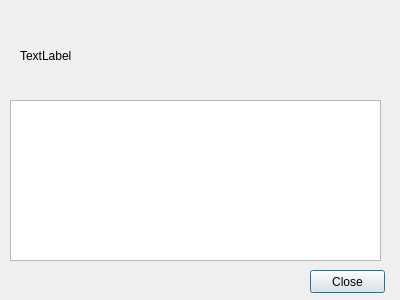
<?xml version="1.0" encoding="UTF-8"?>
<ui version="4.0">
 <class>info</class>
 <widget class="QDialog" name="info">
  <property name="geometry">
   <rect>
    <x>0</x>
    <y>0</y>
    <width>400</width>
    <height>300</height>
   </rect>
  </property>
  <property name="windowTitle">
   <string>Info</string>
  </property>
  <widget class="QPushButton" name="pushButton">
   <property name="geometry">
    <rect>
     <x>310</x>
     <y>270</y>
     <width>75</width>
     <height>23</height>
    </rect>
   </property>
   <property name="text">
    <string>Close</string>
   </property>
  </widget>
  <widget class="QTextBrowser" name="textBrowser">
   <property name="geometry">
    <rect>
     <x>10</x>
     <y>100</y>
     <width>371</width>
     <height>161</height>
    </rect>
   </property>
   <property name="font">
    <font>
     <pointsize>11</pointsize>
    </font>
   </property>
   <property name="html">
    <string>&lt;!DOCTYPE HTML PUBLIC &quot;-//W3C//DTD HTML 4.0//EN&quot; &quot;http://www.w3.org/TR/REC-html40/strict.dtd&quot;&gt;
&lt;html&gt;&lt;head&gt;&lt;meta name=&quot;qrichtext&quot; content=&quot;1&quot; /&gt;&lt;style type=&quot;text/css&quot;&gt;
p, li { white-space: pre-wrap; }
&lt;/style&gt;&lt;/head&gt;&lt;body style=&quot; font-family:'MS Shell Dlg 2'; font-size:11pt; font-weight:400; font-style:normal;&quot;&gt;
&lt;p style=&quot;-qt-paragraph-type:empty; margin-top:0px; margin-bottom:0px; margin-left:0px; margin-right:0px; -qt-block-indent:0; text-indent:0px; font-size:8.25pt;&quot;&gt;&lt;br /&gt;&lt;/p&gt;&lt;/body&gt;&lt;/html&gt;</string>
   </property>
  </widget>
  <widget class="QLabel" name="labelimg">
   <property name="geometry">
    <rect>
     <x>20</x>
     <y>10</y>
     <width>271</width>
     <height>91</height>
    </rect>
   </property>
   <property name="text">
    <string>TextLabel</string>
   </property>
   <property name="scaledContents">
    <bool>true</bool>
   </property>
  </widget>
 </widget>
 <resources/>
 <connections/>
</ui>
